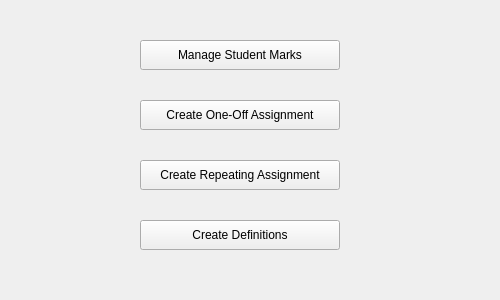
<?xml version="1.0" encoding="UTF-8"?>
<ui version="4.0">
 <class>MainWindow</class>
 <widget class="QMainWindow" name="MainWindow">
  <property name="geometry">
   <rect>
    <x>0</x>
    <y>0</y>
    <width>500</width>
    <height>300</height>
   </rect>
  </property>
  <property name="minimumSize">
   <size>
    <width>500</width>
    <height>300</height>
   </size>
  </property>
  <property name="maximumSize">
   <size>
    <width>500</width>
    <height>300</height>
   </size>
  </property>
  <property name="windowTitle">
   <string>Handin System (Lecturer)</string>
  </property>
  <widget class="QWidget" name="centralwidget">
   <widget class="QPushButton" name="pushButton">
    <property name="geometry">
     <rect>
      <x>140</x>
      <y>40</y>
      <width>200</width>
      <height>30</height>
     </rect>
    </property>
    <property name="text">
     <string>Manage Student Marks</string>
    </property>
   </widget>
   <widget class="QPushButton" name="pushButton_2">
    <property name="geometry">
     <rect>
      <x>140</x>
      <y>100</y>
      <width>200</width>
      <height>30</height>
     </rect>
    </property>
    <property name="text">
     <string>Create One-Off Assignment</string>
    </property>
   </widget>
   <widget class="QPushButton" name="pushButton_3">
    <property name="geometry">
     <rect>
      <x>140</x>
      <y>160</y>
      <width>200</width>
      <height>30</height>
     </rect>
    </property>
    <property name="text">
     <string>Create Repeating Assignment</string>
    </property>
   </widget>
   <widget class="QPushButton" name="pushButton_4">
    <property name="geometry">
     <rect>
      <x>140</x>
      <y>220</y>
      <width>200</width>
      <height>30</height>
     </rect>
    </property>
    <property name="text">
     <string>Create Definitions</string>
    </property>
   </widget>
  </widget>
 </widget>
 <resources/>
 <connections/>
</ui>
